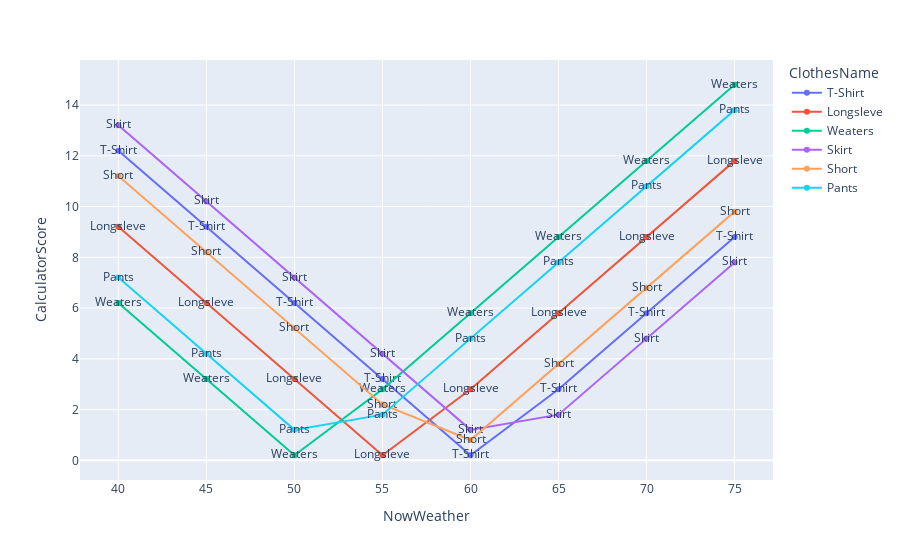

This figure's notebook cell:
### Code cell
list_sigle_show_humd = []
for now_humd in range(40, 80, 5):
    for iloc_count in range(len(df_sigle)):
        calculator = weather_result_humd(   user_weatherLike, 25, now_humd, # 10 , 23 , 30
                                            df_sigle.iloc[iloc_count].ClothesName, df_sigle.iloc[iloc_count].WeatherScore
                                        )
        
        list_sigle_show_humd.append([now_humd, 
                                    df_sigle.iloc[iloc_count].ClothesName, 
                                    df_sigle.iloc[iloc_count].WeatherScore, 
                                    calculator])
        
df_sigle_show_humd = pd.DataFrame(list_sigle_show_humd, columns=["NowWeather", "ClothesName", "WeatherScore","CalculatorScore"])




fig = px.line(df_sigle_show_humd,     
    x = 'NowWeather',
    y = 'CalculatorScore',
    color = 'ClothesName',
    text= "ClothesName")
fig.show()

# fig = px
# 32 度

### Figure 1 — Plotly figure (JSON) as saved in the notebook; plotly's stock layout.template omitted (floating-point values rounded to 4 significant figures)
{"data": [{"hovertemplate": "ClothesName=%{text}<br>NowWeather=%{x}<br>CalculatorScore=%{y}<extra></extra>", "legendgroup": "T-Shirt", "line": {"color": "#636efa", "dash": "solid"}, "marker": {"symbol": "circle"}, "mode": "markers+text+lines", "name": "T-Shirt", "orientation": "v", "showlegend": true, "text": ["T-Shirt", "T-Shirt", "T-Shirt", "T-Shirt", "T-Shirt", "T-Shirt", "T-Shirt", "T-Shirt"], "type": "scatter", "x": [40, 45, 50, 55, 60, 65, 70, 75], "xaxis": "x", "y": [12.2, 9.2, 6.2, 3.2, 0.2, 2.8, 5.8, 8.8], "yaxis": "y"}, {"hovertemplate": "ClothesName=%{text}<br>NowWeather=%{x}<br>CalculatorScore=%{y}<extra></extra>", "legendgroup": "Longsleve", "line": {"color": "#EF553B", "dash": "solid"}, "marker": {"symbol": "circle"}, "mode": "markers+text+lines", "name": "Longsleve", "orientation": "v", "showlegend": true, "text": ["Longsleve", "Longsleve", "Longsleve", "Longsleve", "Longsleve", "Longsleve", "Longsleve", "Longsleve"], "type": "scatter", "x": [40, 45, 50, 55, 60, 65, 70, 75], "xaxis": "x", "y": [9.2, 6.2, 3.2, 0.2, 2.8, 5.8, 8.8, 11.8], "yaxis": "y"}, {"hovertemplate": "ClothesName=%{text}<br>NowWeather=%{x}<br>CalculatorScore=%{y}<extra></extra>", "legendgroup": "Weaters", "line": {"color": "#00cc96", "dash": "solid"}, "marker": {"symbol": "circle"}, "mode": "markers+text+lines", "name": "Weaters", "orientation": "v", "showlegend": true, "text": ["Weaters", "Weaters", "Weaters", "Weaters", "Weaters", "Weaters", "Weaters", "Weaters"], "type": "scatter", "x": [40, 45, 50, 55, 60, 65, 70, 75], "xaxis": "x", "y": [6.2, 3.2, 0.2, 2.8, 5.8, 8.8, 11.8, 14.8], "yaxis": "y"}, {"hovertemplate": "ClothesName=%{text}<br>NowWeather=%{x}<br>CalculatorScore=%{y}<extra></extra>", "legendgroup": "Skirt", "line": {"color": "#ab63fa", "dash": "solid"}, "marker": {"symbol": "circle"}, "mode": "markers+text+lines", "name": "Skirt", "orientation": "v", "showlegend": true, "text": ["Skirt", "Skirt", "Skirt", "Skirt", "Skirt", "Skirt", "Skirt", "Skirt"], "type": "scatter", "x": [40, 45, 50, 55, 60, 65, 70, 75], "xaxis": "x", "y": [13.2, 10.2, 7.2, 4.2, 1.2, 1.8, 4.8, 7.8], "yaxis": "y"}, {"hovertemplate": "ClothesName=%{text}<br>NowWeather=%{x}<br>CalculatorScore=%{y}<extra></extra>", "legendgroup": "Short", "line": {"color": "#FFA15A", "dash": "solid"}, "marker": {"symbol": "circle"}, "mode": "markers+text+lines", "name": "Short", "orientation": "v", "showlegend": true, "text": ["Short", "Short", "Short", "Short", "Short", "Short", "Short", "Short"], "type": "scatter", "x": [40, 45, 50, 55, 60, 65, 70, 75], "xaxis": "x", "y": [11.2, 8.2, 5.2, 2.2, 0.8, 3.8, 6.8, 9.8], "yaxis": "y"}, {"hovertemplate": "ClothesName=%{text}<br>NowWeather=%{x}<br>CalculatorScore=%{y}<extra></extra>", "legendgroup": "Pants", "line": {"color": "#19d3f3", "dash": "solid"}, "marker": {"symbol": "circle"}, "mode": "markers+text+lines", "name": "Pants", "orientation": "v", "showlegend": true, "text": ["Pants", "Pants", "Pants", "Pants", "Pants", "Pants", "Pants", "Pants"], "type": "scatter", "x": [40, 45, 50, 55, 60, 65, 70, 75], "xaxis": "x", "y": [7.2, 4.2, 1.2, 1.8, 4.8, 7.8, 10.8, 13.8], "yaxis": "y"}], "layout": {"legend": {"title": {"text": "ClothesName"}, "tracegroupgap": 0}, "margin": {"t": 60}, "xaxis": {"anchor": "y", "domain": [0, 1], "title": {"text": "NowWeather"}}, "yaxis": {"anchor": "x", "domain": [0, 1], "title": {"text": "CalculatorScore"}}}}
